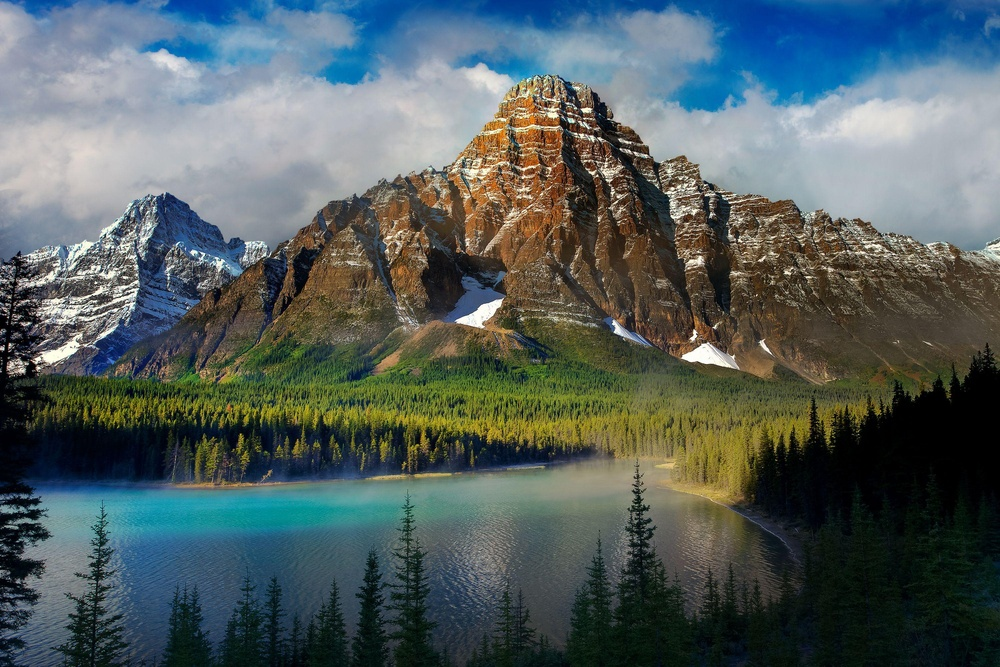
#> input picture 743194.jpg, 1000 x 667 px, shrunk from 3000 x 2000 before the run
$ jupyter execute --allow-errors ParallelImageProcessing.ipynb   (shell and % lines are left out)   (older library calls are emulated)
#> lines starting #> are read from the running program, lines starting #| are printed output that depends on the picture
#Parallel Image Processing
### Follow these steps to set up parallel image processing:

1. Create Python files

 * parallel_image_processing.py

 * threaded_image_processing.py

2. Copy the code

 * Use the code provided at the bottom of this document.

3. Upload both files

 * Ensure both .py files are ready for execution.

[cell 1]
# Test with more expensive operation (larger Gaussian blur)

# Test with even more tiles

# Test median filter (computationally expensive)

[cell 2]
# Test threaded version with median filter (your best case)

# Test with Canny

# Test with more workers

[cell 3]
# Try Canny with more tiles (it's working!)

# Try Sobel (similar to Canny)

# Try Canny with different worker counts

# Try sharpening filter

[cell 4]
#!/usr/bin/env python3
"""
Parallel Image Processing (CPU, tile-based) - FIXED VERSION

Features
- Runs classic filters (gaussian blur, median, sobel, canny, sharpen) in parallel
- Splits image into tiles with halo/overlap so edges are correct
- Compares sequential vs parallel runtime
- Saves output image

Usage
------
python parallel_image_processing.py \
  --input input.jpg \
  --output out.jpg \
  --op canny \
  --tiles 2x4 \
  --grayscale

Supported ops: gaussian, median, sobel, canny, sharpen

Notes
-----
- Uses ProcessPoolExecutor (multi-core CPU). No GPU dependencies required.
- For very small images, parallel may be slower due to overhead.
- Tune --tiles and --halo for best results.
"""

from __future__ import annotations
import argparse
import math
import os
from concurrent.futures import ProcessPoolExecutor, as_completed
from dataclasses import dataclass
from typing import List, Tuple
import time

import cv2
import numpy as np


# ---------------------------
# Utility dataclasses
# ---------------------------
@dataclass
class Tile:
    x0: int
    y0: int
    x1: int
    y1: int
    # crop area inside the halo-expanded ROI to keep
    crop: Tuple[int, int, int, int]  # (cx0, cy0, cx1, cy1) relative to ROI


# ---------------------------
# Operations
# ---------------------------

# [71 lines left out: functions apply_op, make_tiles, _process_tile, not called in this run]


# ---------------------------
# Main parallel runner
# ---------------------------

def run_parallel(img: np.ndarray, op: str, tiles: Tuple[int, int], halo: int, workers: int | None, **kwargs) -> np.ndarray:
    h, w = img.shape[:2]
    tiles_y, tiles_x = tiles
    tile_defs = make_tiles(h, w, tiles_y, tiles_x, halo)

    # Package tasks
    tasks = []
    rois = []
    for t in tile_defs:
        roi = img[t.y0:t.y1, t.x0:t.x1]
        rois.append(roi)
        tasks.append((roi, op, kwargs))

    # Execute in parallel
    start = time.perf_counter()
    with ProcessPoolExecutor(max_workers=workers) as ex:
        futures = [ex.submit(_process_tile, arg) for arg in tasks]
        results = [f.result() for f in futures]
    elapsed = time.perf_counter() - start

    # Create output array with proper shape and dtype
    # Get a sample result to determine output characteristics
    sample_result = results[0]
    if sample_result.ndim == 2:
        out = np.zeros((h, w), dtype=sample_result.dtype)
    else:
        out = np.zeros((h, w, sample_result.shape[2]), dtype=sample_result.dtype)

    # Stitch results back together
    for idx, t in enumerate(tile_defs):
        res = results[idx]
        cx0, cy0, cx1, cy1 = t.crop

        # Extract the region we want from the processed tile
        if res.ndim == 2:
            cropped = res[cy0:cy1, cx0:cx1]
        else:
            cropped = res[cy0:cy1, cx0:cx1, :]

        # Calculate the actual target region in the output
        target_y0 = t.y0
        target_y1 = target_y0 + (cy1 - cy0)
        target_x0 = t.x0
        target_x1 = target_x0 + (cx1 - cx0)

        # Make sure we don't go out of bounds
        target_y1 = min(target_y1, h)
        target_x1 = min(target_x1, w)

        # Adjust cropped region if needed
        actual_h = target_y1 - target_y0
        actual_w = target_x1 - target_x0

        if cropped.ndim == 2:
            cropped = cropped[:actual_h, :actual_w]
            out[target_y0:target_y1, target_x0:target_x1] = cropped
        else:
            cropped = cropped[:actual_h, :actual_w, :]
            out[target_y0:target_y1, target_x0:target_x1, :] = cropped

    return out, elapsed


# [76 lines left out: functions run_sequential, parse_tiles, main, not called in this run]

#> (the rest of this cell did not finish here and is left out)

[cell 5]
#!/usr/bin/env python3
"""
Threaded Parallel Image Processing (CPU, tile-based)

Features
- Runs classic filters using ThreadPoolExecutor instead of ProcessPoolExecutor
- Much lower overhead than multiprocessing
- Better for I/O bound and moderate CPU tasks
- Splits image into tiles with halo/overlap so edges are correct

Usage
------
python threaded_image_processing.py \
  --input input.jpg \
  --output out.jpg \
  --op canny \
  --tiles 4x4

Supported ops: gaussian, median, sobel, canny, sharpen
"""

from __future__ import annotations
import argparse
import os
from concurrent.futures import ThreadPoolExecutor, as_completed
from dataclasses import dataclass
from typing import List, Tuple
import time

import cv2
import numpy as np


# ---------------------------
# Utility dataclasses
# ---------------------------
@dataclass
class Tile:
    x0: int
    y0: int
    x1: int
    y1: int
    crop: Tuple[int, int, int, int]  # (cx0, cy0, cx1, cy1) relative to ROI


# ---------------------------
# Operations
# ---------------------------

def apply_op(img: np.ndarray, op: str, **kwargs) -> np.ndarray:
    op = op.lower()
    if op == 'gaussian':
        k = int(kwargs.get('ksize', 5))
        k = k if k % 2 == 1 else k + 1
        sigma = float(kwargs.get('sigma', 1.0))
        return cv2.GaussianBlur(img, (k, k), sigma)
    elif op == 'median':
        k = int(kwargs.get('ksize', 5))
        k = k if k % 2 == 1 else k + 1
        return cv2.medianBlur(img, k)
    elif op == 'sobel':
        if img.ndim == 3:
            gray = cv2.cvtColor(img, cv2.COLOR_BGR2GRAY)
        else:
            gray = img
        dx = cv2.Sobel(gray, cv2.CV_32F, 1, 0, ksize=3)
        dy = cv2.Sobel(gray, cv2.CV_32F, 0, 1, ksize=3)
        mag = cv2.magnitude(dx, dy)
        mag = np.clip(mag / (mag.max() + 1e-6) * 255, 0, 255).astype(np.uint8)
        return mag
    elif op == 'canny':
        if img.ndim == 3:
            gray = cv2.cvtColor(img, cv2.COLOR_BGR2GRAY)
        else:
            gray = img
        t1 = int(kwargs.get('t1', 100))
        t2 = int(kwargs.get('t2', 200))
        return cv2.Canny(gray, t1, t2)
    elif op == 'sharpen':
        k = np.array([[0, -1, 0],
                      [-1, 5, -1],
                      [0, -1, 0]], dtype=np.float32)
        return cv2.filter2D(img, -1, k)
    else:
        raise ValueError(f"Unsupported op: {op}")


# ---------------------------
# Tiling helpers
# ---------------------------

def make_tiles(h: int, w: int, tiles_y: int, tiles_x: int, halo: int) -> List[Tile]:
    tiles: List[Tile] = []
    ys = [round(i * h / tiles_y) for i in range(tiles_y + 1)]
    xs = [round(i * w / tiles_x) for i in range(tiles_x + 1)]

    for j in range(tiles_y):
        for i in range(tiles_x):
            y0, y1 = ys[j], ys[j + 1]
            x0, x1 = xs[i], xs[i + 1]
            # Expand ROI by halo while clamping to image bounds
            ry0 = max(0, y0 - halo)
            rx0 = max(0, x0 - halo)
            ry1 = min(h, y1 + halo)
            rx1 = min(w, x1 + halo)
            # crop region relative to expanded ROI
            cy0 = y0 - ry0
            cx0 = x0 - rx0
            cy1 = cy0 + (y1 - y0)
            cx1 = cx0 + (x1 - x0)
            tiles.append(Tile(rx0, ry0, rx1, ry1, (cx0, cy0, cx1, cy1)))
    return tiles


class TileProcessor:
    """Wrapper to avoid pickling issues and share data efficiently"""
    def __init__(self, img: np.ndarray, op: str, kwargs: dict):
        self.img = img
        self.op = op
        self.kwargs = kwargs

    def process_tile(self, tile: Tile) -> Tuple[np.ndarray, Tile]:
        # Extract ROI
        roi = self.img[tile.y0:tile.y1, tile.x0:tile.x1]
        # Process it
        result = apply_op(roi, self.op, **self.kwargs)
        return result, tile


# ---------------------------
# Main parallel runner
# ---------------------------

def run_threaded_parallel(img: np.ndarray, op: str, tiles: Tuple[int, int], halo: int, workers: int | None, **kwargs) -> Tuple[np.ndarray, float]:
    h, w = img.shape[:2]
    tiles_y, tiles_x = tiles
    tile_defs = make_tiles(h, w, tiles_y, tiles_x, halo)

    # Create processor with shared data
    processor = TileProcessor(img, op, kwargs)

    # Execute in parallel using threads
    start = time.perf_counter()
    with ThreadPoolExecutor(max_workers=workers) as executor:
        # Submit all tasks
        futures = [executor.submit(processor.process_tile, tile) for tile in tile_defs]
        # Collect results
        results = []
        for future in as_completed(futures):
            result, tile = future.result()
            results.append((result, tile))
    elapsed = time.perf_counter() - start

    # Sort results by original tile order to maintain consistency
    tile_to_index = {id(tile): i for i, tile in enumerate(tile_defs)}
    results.sort(key=lambda x: tile_to_index[id(x[1])])

    # Create output array with proper shape and dtype
    sample_result = results[0][0]
    if sample_result.ndim == 2:
        out = np.zeros((h, w), dtype=sample_result.dtype)
    else:
        out = np.zeros((h, w, sample_result.shape[2]), dtype=sample_result.dtype)

    # Stitch results back together
    for result, tile in results:
        cx0, cy0, cx1, cy1 = tile.crop

        # Extract the region we want from the processed tile
        if result.ndim == 2:
            cropped = result[cy0:cy1, cx0:cx1]
        else:
            cropped = result[cy0:cy1, cx0:cx1, :]

        # Calculate target region in output
        target_y0 = tile.y0
        target_y1 = target_y0 + (cy1 - cy0)
        target_x0 = tile.x0
        target_x1 = target_x0 + (cx1 - cx0)

        # Bounds checking
        target_y1 = min(target_y1, h)
        target_x1 = min(target_x1, w)

        # Adjust cropped region if needed
        actual_h = target_y1 - target_y0
        actual_w = target_x1 - target_x0

        if cropped.ndim == 2:
            cropped = cropped[:actual_h, :actual_w]
            out[target_y0:target_y1, target_x0:target_x1] = cropped
        else:
            cropped = cropped[:actual_h, :actual_w, :]
            out[target_y0:target_y1, target_x0:target_x1, :] = cropped

    return out, elapsed


def run_sequential(img: np.ndarray, op: str, **kwargs) -> Tuple[np.ndarray, float]:
    start = time.perf_counter()
    out = apply_op(img, op, **kwargs)
    elapsed = time.perf_counter() - start
    return out, elapsed


# ---------------------------
# CLI
# ---------------------------

# [8 lines left out: function parse_tiles, not called in this run]


def main():
    p = argparse.ArgumentParser(description="Threaded Parallel Image Processing")
    p.add_argument('--input', required=True, help='Path to input image')
    p.add_argument('--output', required=True, help='Path to save output image')
    p.add_argument('--op', default='canny', choices=['gaussian', 'median', 'sobel', 'canny', 'sharpen'])
    p.add_argument('--tiles', type=parse_tiles, default=(2, 2), help='Tiles as AxB, e.g., 2x4')
    p.add_argument('--halo', type=int, default=8, help='Overlap pixels around each tile')
    p.add_argument('--workers', type=int, default=None, help='Number of worker threads (default: 4)')
    p.add_argument('--grayscale', action='store_true', help='Force grayscale before processing')
    # op-specific parameters
    p.add_argument('--ksize', type=int, default=5, help='Kernel size for gaussian/median')
    p.add_argument('--sigma', type=float, default=1.0, help='Sigma for gaussian')
    p.add_argument('--t1', type=int, default=100, help='Canny threshold1')
    p.add_argument('--t2', type=int, default=200, help='Canny threshold2')

    args = p.parse_args()

    if not os.path.isfile(args.input):
        raise SystemExit(f"Input not found: {args.input}")

    img = cv2.imread(args.input, cv2.IMREAD_COLOR)
#> img is the input picture: shape (667, 1000, 3); mean B, G, R 95.3, 95.4, 83.2
    if img is None:
        raise SystemExit("Failed to load image. Unsupported format or corrupt file.")

    if args.grayscale and args.op not in ('canny', 'sobel'):
        img = cv2.cvtColor(img, cv2.COLOR_BGR2GRAY)

    print(f"Input image shape: {img.shape}")
#| Input image shape: (667, 1000, 3)

    # Set default workers for threading (usually 4 is good for I/O bound tasks)
    if args.workers is None:
        args.workers = 4

    # Sequential reference
    seq_out, t_seq = run_sequential(img, args.op, ksize=args.ksize, sigma=args.sigma, t1=args.t1, t2=args.t2)
#> in apply_op, `return cv2.Canny(gray, t1, t2)`:
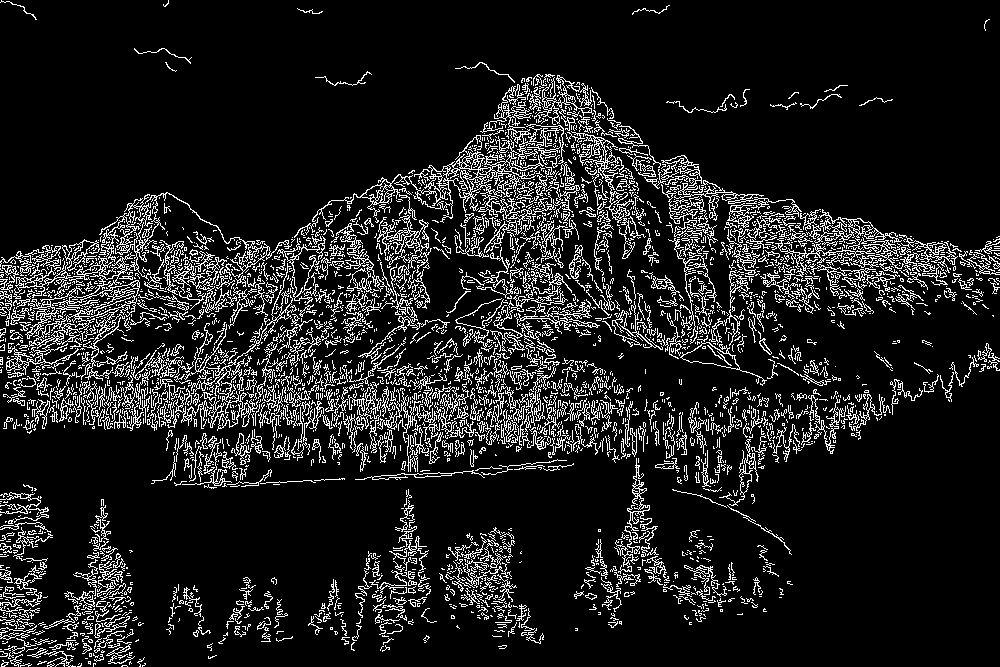
#> returned value: shape (667, 1000); 11.7% white in thin lines or dots
#> t_seq = 0.0435
    print(f"Sequential output shape: {seq_out.shape}")
#| Sequential output shape: (667, 1000)

    # Threaded parallel
    par_out, t_par = run_threaded_parallel(img, args.op, args.tiles, args.halo, args.workers,
                                         ksize=args.ksize, sigma=args.sigma, t1=args.t1, t2=args.t2)
#> in apply_op (call 2), `return cv2.Canny(gray, t1, t2)`: returned value: shape (342, 508); 11% white in thin lines or dots
#> in apply_op (call 3), `return cv2.Canny(gray, t1, t2)`: returned value: shape (342, 508); 13% white in thin lines or dots
#> in process_tile (call 3), `roi = self.img[tile.y0:tile.y1, tile.x0:tile.x1]`:
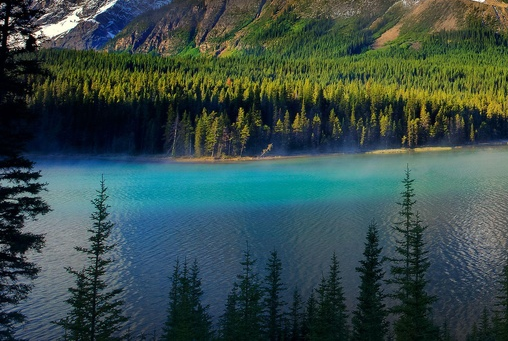
#> roi: shape (341, 508, 3); mean B, G, R 73.9, 77, 56
#> call 4 of apply_op, with op = 'canny'
#> in apply_op (call 4), `gray = cv2.cvtColor(img, cv2.COLOR_BGR2GRAY)`:
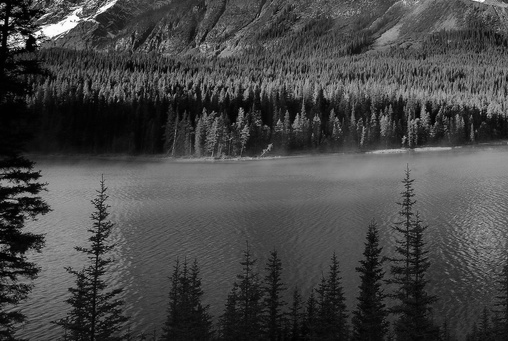
#> gray: shape (341, 508); min 0, max 254, mean 70.4
#> in apply_op (call 4), `return cv2.Canny(gray, t1, t2)`:
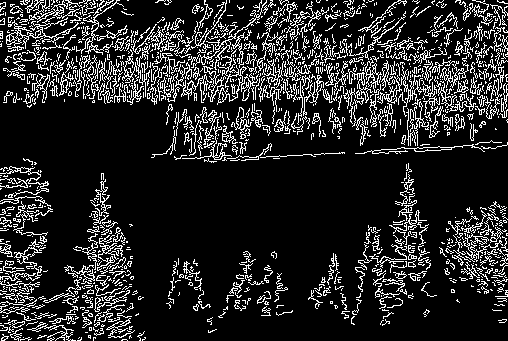
#> returned value: shape (341, 508); 15.6% white in thin lines or dots
#> in process_tile (call 4), `roi = self.img[tile.y0:tile.y1, tile.x0:tile.x1]`:
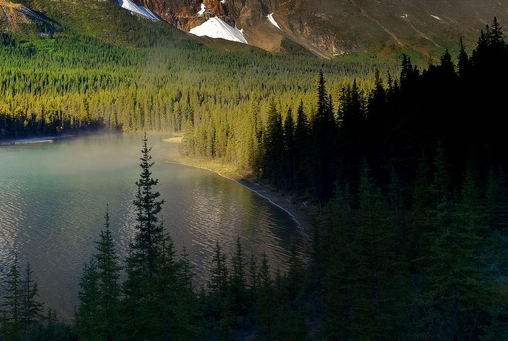
#> roi: shape (341, 508, 3); mean B, G, R 40.9, 57, 53.6
#> in apply_op (call 5), `gray = cv2.cvtColor(img, cv2.COLOR_BGR2GRAY)`:
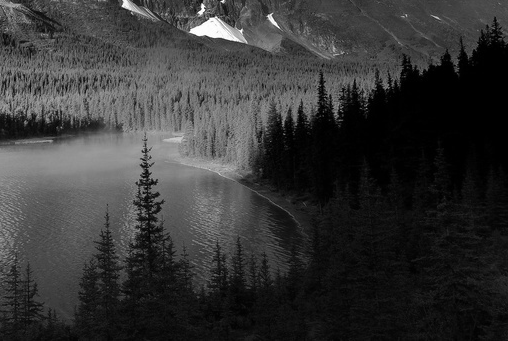
#> gray: shape (341, 508); min 0, max 255, mean 54.1
#> in apply_op (call 5), `return cv2.Canny(gray, t1, t2)`:
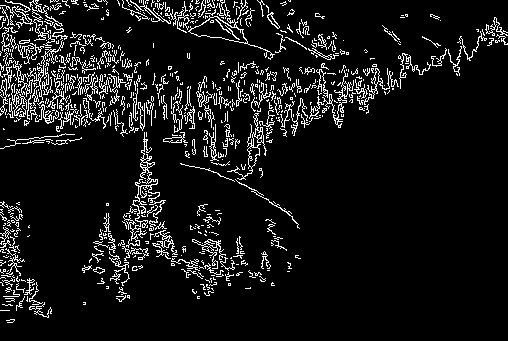
#> returned value: shape (341, 508); 8.5% white in thin lines or dots
#> in run_threaded_parallel, `futures = [executor.submit(processor.process_tile, tile) for tile in t..`: futures = 4 items
#> the loop in run_threaded_parallel, `for future in as_completed(futures):` made 4 passes
#> in run_threaded_parallel, `tile_to_index = {id(tile): i for i, tile in enumerate(tile_defs)}`: tile_to_index = {140432606299152: 0, 140432609958416: 1, 140432606299344: 2, 140432606300048: 3}
#> the loop in run_threaded_parallel, `for result, tile in results:` made 4 passes
#> (cx0, cy0, cx1, cy1, target_y0, target_y1, target_x0, target_x1) on passes 1 to 4: (0, 0, 500, 334, 0, 334, 0, 500), (8, 0, 508, 334, 0, 334, 492, 992), (0, 8, 500, 341, 326, 659, 0, 500), (8, 8, 508, 341, 326, 659, 492, 992)
#> pass 1, in run_threaded_parallel, `cropped = result[cy0:cy1, cx0:cx1]`:
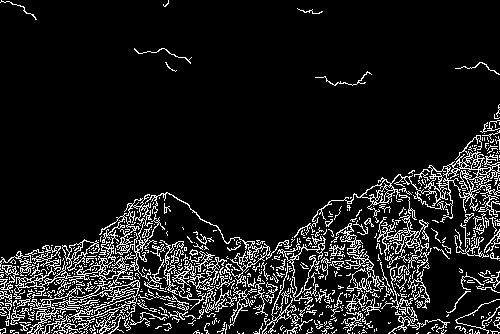
#> cropped: shape (334, 500); 10.5% white in thin lines or dots
#> after the loop in run_threaded_parallel, `for result, tile in results:`:
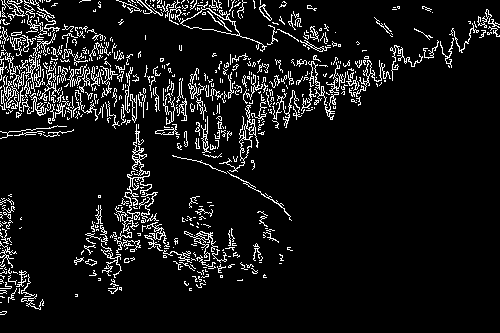
#> cropped: shape (333, 500); 8.2% white in thin lines or dots
#> after the loop in run_threaded_parallel, `for result, tile in results:`:
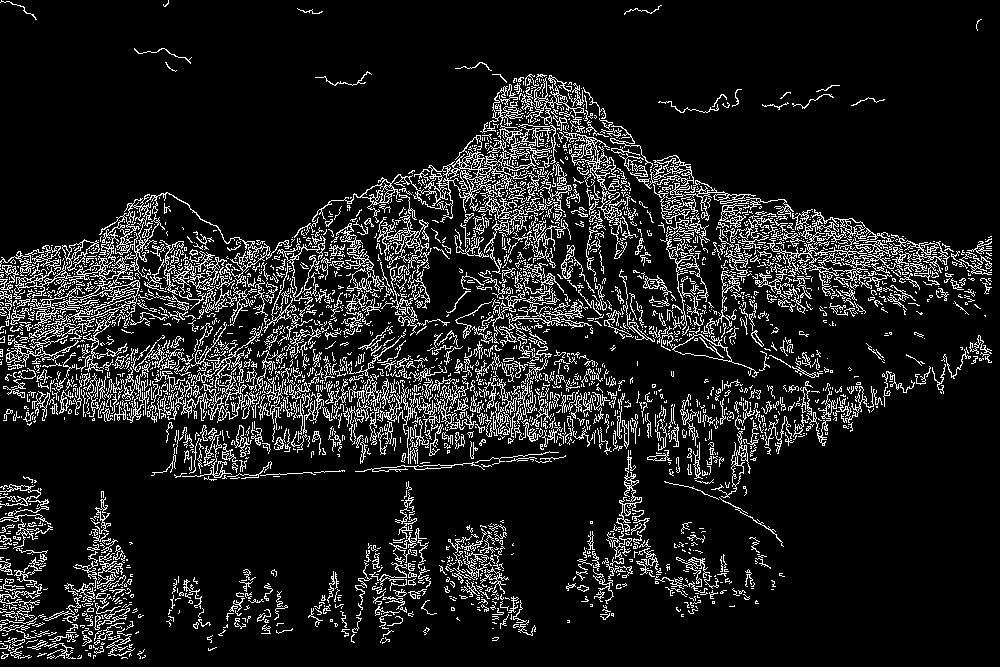
#> out: shape (667, 1000); 11.4% white in thin lines or dots
#> t_par = 0.121
    print(f"Threaded parallel output shape: {par_out.shape}")
#| Threaded parallel output shape: (667, 1000)

    # Save parallel output
    out = par_out
    save_ok = cv2.imwrite(args.output, out)
    if not save_ok:
        raise SystemExit("Failed to save output image.")

    speedup = t_seq / t_par if t_par > 0 else float('inf')
#> speedup = 0.359
    print(f"Operation         : {args.op}")
    print(f"Image             : {args.input} -> {args.output}")
    print(f"Tiles (YxX)       : {args.tiles[0]}x{args.tiles[1]} | Halo: {args.halo} | Workers: {args.workers}")
    print(f"Sequential time   : {t_seq*1000:.2f} ms")
#| Sequential time   : 43.55 ms
    print(f"Threaded time     : {t_par*1000:.2f} ms")
#| Threaded time     : 121.25 ms
    print(f"Speedup           : {speedup:.2f}x")
#| Speedup           : 0.36x
    print(f"Threading overhead: {((t_par - t_seq)/t_seq)*100:+.1f}%")
#| Threading overhead: +178.4%


if __name__ == "__main__":
    main()
